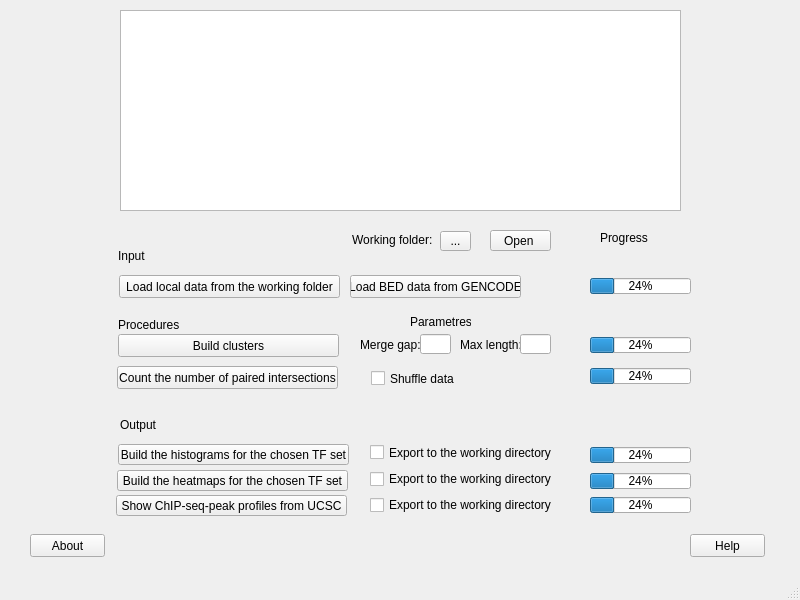
<?xml version="1.0" encoding="UTF-8"?>
<ui version="4.0">
 <class>MainWindow</class>
 <widget class="QMainWindow" name="MainWindow">
  <property name="geometry">
   <rect>
    <x>0</x>
    <y>0</y>
    <width>800</width>
    <height>600</height>
   </rect>
  </property>
  <property name="windowTitle">
   <string>MainWindow</string>
  </property>
  <widget class="QWidget" name="centralwidget">
   <widget class="QGraphicsView" name="graphicsView">
    <property name="geometry">
     <rect>
      <x>120</x>
      <y>10</y>
      <width>561</width>
      <height>201</height>
     </rect>
    </property>
   </widget>
   <widget class="QLabel" name="label">
    <property name="geometry">
     <rect>
      <x>410</x>
      <y>314</y>
      <width>61</width>
      <height>16</height>
     </rect>
    </property>
    <property name="text">
     <string>Parametres</string>
    </property>
   </widget>
   <widget class="QPushButton" name="LoadLocalDataButton">
    <property name="geometry">
     <rect>
      <x>119</x>
      <y>275</y>
      <width>221</width>
      <height>23</height>
     </rect>
    </property>
    <property name="text">
     <string>Load local data from the working folder</string>
    </property>
   </widget>
   <widget class="QPushButton" name="OpenFolderButton">
    <property name="geometry">
     <rect>
      <x>490</x>
      <y>230</y>
      <width>61</width>
      <height>21</height>
     </rect>
    </property>
    <property name="text">
     <string>Open </string>
    </property>
   </widget>
   <widget class="QLabel" name="label_3">
    <property name="geometry">
     <rect>
      <x>118</x>
      <y>314</y>
      <width>141</width>
      <height>21</height>
     </rect>
    </property>
    <property name="text">
     <string>Procedures</string>
    </property>
   </widget>
   <widget class="QPushButton" name="AboutButton">
    <property name="geometry">
     <rect>
      <x>30</x>
      <y>534</y>
      <width>75</width>
      <height>23</height>
     </rect>
    </property>
    <property name="text">
     <string>About</string>
    </property>
   </widget>
   <widget class="QLabel" name="label_4">
    <property name="geometry">
     <rect>
      <x>118</x>
      <y>248</y>
      <width>61</width>
      <height>16</height>
     </rect>
    </property>
    <property name="text">
     <string>Input</string>
    </property>
   </widget>
   <widget class="QPushButton" name="LoadDataFromGencodeButton">
    <property name="geometry">
     <rect>
      <x>350</x>
      <y>275</y>
      <width>171</width>
      <height>23</height>
     </rect>
    </property>
    <property name="text">
     <string>Load BED data from GENCODE</string>
    </property>
   </widget>
   <widget class="QPushButton" name="BuildClustersButton">
    <property name="geometry">
     <rect>
      <x>118</x>
      <y>334</y>
      <width>221</width>
      <height>23</height>
     </rect>
    </property>
    <property name="text">
     <string>Build clusters</string>
    </property>
   </widget>
   <widget class="QPushButton" name="GetChIPseqPeakProfilesButto">
    <property name="geometry">
     <rect>
      <x>116</x>
      <y>495</y>
      <width>231</width>
      <height>21</height>
     </rect>
    </property>
    <property name="text">
     <string>Show ChIP-seq-peak profiles from UCSC</string>
    </property>
   </widget>
   <widget class="QPushButton" name="CountNumberOfIntersectionsButton">
    <property name="geometry">
     <rect>
      <x>117</x>
      <y>366</y>
      <width>221</width>
      <height>23</height>
     </rect>
    </property>
    <property name="text">
     <string>Count the number of paired intersections</string>
    </property>
   </widget>
   <widget class="QToolButton" name="toolButton">
    <property name="geometry">
     <rect>
      <x>440</x>
      <y>231</y>
      <width>31</width>
      <height>20</height>
     </rect>
    </property>
    <property name="text">
     <string>...</string>
    </property>
   </widget>
   <widget class="QLabel" name="label_6">
    <property name="geometry">
     <rect>
      <x>352</x>
      <y>229</y>
      <width>81</width>
      <height>21</height>
     </rect>
    </property>
    <property name="text">
     <string>Working folder:</string>
    </property>
   </widget>
   <widget class="QLabel" name="label_2">
    <property name="geometry">
     <rect>
      <x>600</x>
      <y>230</y>
      <width>61</width>
      <height>16</height>
     </rect>
    </property>
    <property name="text">
     <string>Progress</string>
    </property>
   </widget>
   <widget class="QProgressBar" name="progressBar">
    <property name="geometry">
     <rect>
      <x>590</x>
      <y>337</y>
      <width>101</width>
      <height>16</height>
     </rect>
    </property>
    <property name="value">
     <number>24</number>
    </property>
   </widget>
   <widget class="QProgressBar" name="CountNumberOfIntersectionsProgressBar">
    <property name="geometry">
     <rect>
      <x>590</x>
      <y>368</y>
      <width>101</width>
      <height>16</height>
     </rect>
    </property>
    <property name="value">
     <number>24</number>
    </property>
   </widget>
   <widget class="QProgressBar" name="ExportHistogramsProgressBar">
    <property name="geometry">
     <rect>
      <x>590</x>
      <y>447</y>
      <width>101</width>
      <height>16</height>
     </rect>
    </property>
    <property name="value">
     <number>24</number>
    </property>
   </widget>
   <widget class="QLabel" name="label_5">
    <property name="geometry">
     <rect>
      <x>120</x>
      <y>414</y>
      <width>141</width>
      <height>21</height>
     </rect>
    </property>
    <property name="text">
     <string>Output</string>
    </property>
   </widget>
   <widget class="QPushButton" name="BuildHistogramsButton">
    <property name="geometry">
     <rect>
      <x>118</x>
      <y>444</y>
      <width>231</width>
      <height>21</height>
     </rect>
    </property>
    <property name="text">
     <string>Build the histograms for the chosen TF set</string>
    </property>
   </widget>
   <widget class="QPushButton" name="BuildHeatmapsButton">
    <property name="geometry">
     <rect>
      <x>117</x>
      <y>470</y>
      <width>231</width>
      <height>21</height>
     </rect>
    </property>
    <property name="text">
     <string>Build the heatmaps for the chosen TF set</string>
    </property>
   </widget>
   <widget class="QProgressBar" name="ExportHeatmapsProgressBar">
    <property name="geometry">
     <rect>
      <x>590</x>
      <y>473</y>
      <width>101</width>
      <height>16</height>
     </rect>
    </property>
    <property name="value">
     <number>24</number>
    </property>
   </widget>
   <widget class="QProgressBar" name="ExportChIPseqPeakProfilesProgressBar">
    <property name="geometry">
     <rect>
      <x>590</x>
      <y>497</y>
      <width>101</width>
      <height>16</height>
     </rect>
    </property>
    <property name="value">
     <number>24</number>
    </property>
   </widget>
   <widget class="QProgressBar" name="LoadDataProgressBar">
    <property name="geometry">
     <rect>
      <x>590</x>
      <y>278</y>
      <width>101</width>
      <height>16</height>
     </rect>
    </property>
    <property name="value">
     <number>24</number>
    </property>
   </widget>
   <widget class="QPushButton" name="HelpButton">
    <property name="geometry">
     <rect>
      <x>690</x>
      <y>534</y>
      <width>75</width>
      <height>23</height>
     </rect>
    </property>
    <property name="text">
     <string>Help</string>
    </property>
   </widget>
   <widget class="QLabel" name="label_7">
    <property name="geometry">
     <rect>
      <x>360</x>
      <y>334</y>
      <width>71</width>
      <height>21</height>
     </rect>
    </property>
    <property name="text">
     <string>Merge gap:</string>
    </property>
   </widget>
   <widget class="QLabel" name="label_8">
    <property name="geometry">
     <rect>
      <x>460</x>
      <y>334</y>
      <width>71</width>
      <height>21</height>
     </rect>
    </property>
    <property name="text">
     <string>Max length:</string>
    </property>
   </widget>
   <widget class="QLineEdit" name="lineEdit">
    <property name="geometry">
     <rect>
      <x>420</x>
      <y>334</y>
      <width>31</width>
      <height>20</height>
     </rect>
    </property>
   </widget>
   <widget class="QLineEdit" name="MaxLength">
    <property name="geometry">
     <rect>
      <x>520</x>
      <y>334</y>
      <width>31</width>
      <height>20</height>
     </rect>
    </property>
   </widget>
   <widget class="QCheckBox" name="checkBox">
    <property name="geometry">
     <rect>
      <x>370</x>
      <y>444</y>
      <width>191</width>
      <height>17</height>
     </rect>
    </property>
    <property name="text">
     <string>Export to the working directory</string>
    </property>
   </widget>
   <widget class="QCheckBox" name="ExportHeatmapsCheckBox">
    <property name="geometry">
     <rect>
      <x>370</x>
      <y>459</y>
      <width>191</width>
      <height>40</height>
     </rect>
    </property>
    <property name="text">
     <string>Export to the working directory</string>
    </property>
   </widget>
   <widget class="QCheckBox" name="ExportChIPseqPeakProfilesCheckBox">
    <property name="geometry">
     <rect>
      <x>370</x>
      <y>490</y>
      <width>191</width>
      <height>30</height>
     </rect>
    </property>
    <property name="text">
     <string>Export to the working directory</string>
    </property>
   </widget>
   <widget class="QCheckBox" name="ShuffleDataCheckBox">
    <property name="geometry">
     <rect>
      <x>371</x>
      <y>370</y>
      <width>101</width>
      <height>17</height>
     </rect>
    </property>
    <property name="text">
     <string>Shuffle data</string>
    </property>
   </widget>
  </widget>
  <widget class="QMenuBar" name="menubar">
   <property name="geometry">
    <rect>
     <x>0</x>
     <y>0</y>
     <width>800</width>
     <height>19</height>
    </rect>
   </property>
  </widget>
  <widget class="QStatusBar" name="statusbar"/>
 </widget>
 <resources/>
 <connections/>
</ui>
